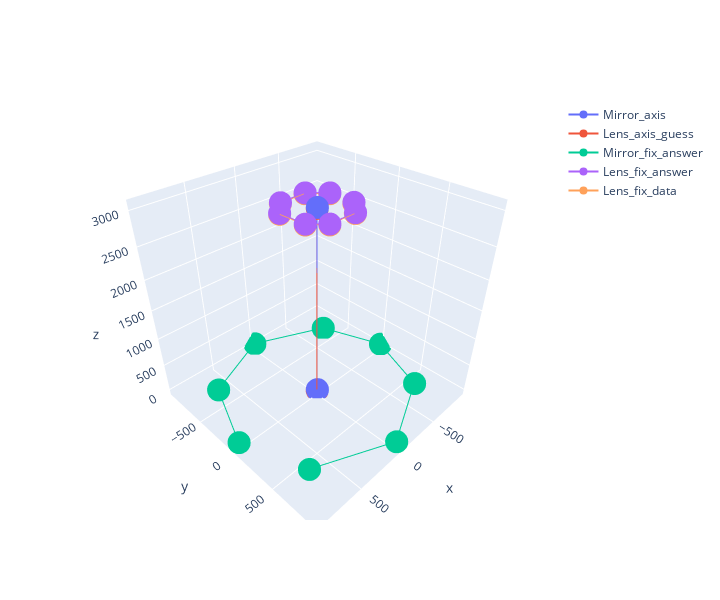
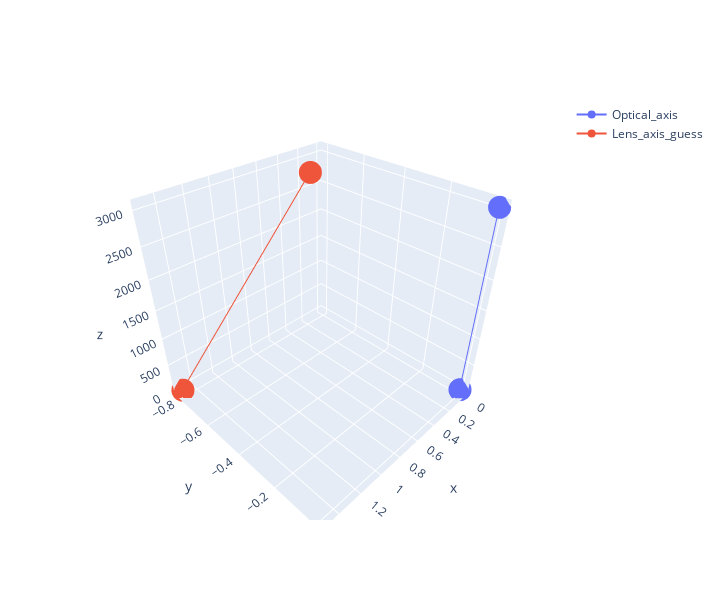

Notebook cell for these charts, in order:
### Code cell
Set2 = Setting(mirror_answer,lens_answer,m2,l2)
Set2.print_result();
Set2.plot_result(save=True)
Set2.plot_axis(save=True)

### Figure 1 — Plotly figure (JSON) as saved in the notebook; plotly's stock layout.template omitted (floating-point values rounded to 4 significant figures)
{"data": [{"name": "Mirror_axis", "type": "scatter3d", "x": [0, 0], "y": [0, 0], "z": [0, 3043.0]}, {"name": "Lens_axis_guess", "type": "scatter3d", "x": [1.508, 0.3821], "y": [-0.8143, -0.6665], "z": [-11.13, 3032.0]}, {"name": "Mirror_fix_answer", "type": "scatter3d", "x": [940.9, 687.1, 1.006, -709.0, -940.0, -703.9, -13.5, 709.1], "y": [0, -642.2, -939.9, -616.9, 8.565, 624.0, 941.1, 619.0], "z": [41.74, 42.34, 42.06, 41.81, 41.98, 42.32, 41.76, 42.24]}, {"name": "Lens_fix_answer", "type": "scatter3d", "x": [-266.3, -128.3, 136.0, 268.8, 259.6, 136.8, -130.9, -264.3], "y": [-126.3, -265.2, -261.4, -120.8, 139.5, 261.0, 263.9, 130.2], "z": [3045.0, 3044.0, 3042.0, 3043.0, 3042.0, 3042.0, 3044.0, 3043.0]}, {"name": "Lens_fix_data", "type": "scatter3d", "x": [-265.7, -127.5, 136.7, 269.3, 259.8, 136.8, -130.8, -264.0], "y": [-127.2, -266.0, -261.8, -121.1, 139.1, 260.4, 263.0, 129.1], "z": [3034.0, 3033.0, 3031.0, 3032.0, 3031.0, 3031.0, 3033.0, 3032.0]}], "layout": {"height": 600, "scene": {"aspectmode": "cube"}, "showlegend": true, "width": 720}}

### Figure 2 — Plotly figure (JSON) as saved in the notebook; plotly's stock layout.template omitted (floating-point values rounded to 4 significant figures)
{"data": [{"name": "Optical_axis", "type": "scatter3d", "x": [0, 0], "y": [0, 0], "z": [0, 3043.0]}, {"name": "Lens_axis_guess", "type": "scatter3d", "x": [0.3821, 1.508], "y": [-0.6665, -0.8143], "z": [3032.0, -11.13]}], "layout": {"height": 600, "scene": {"aspectmode": "cube"}, "showlegend": true, "width": 720}}
